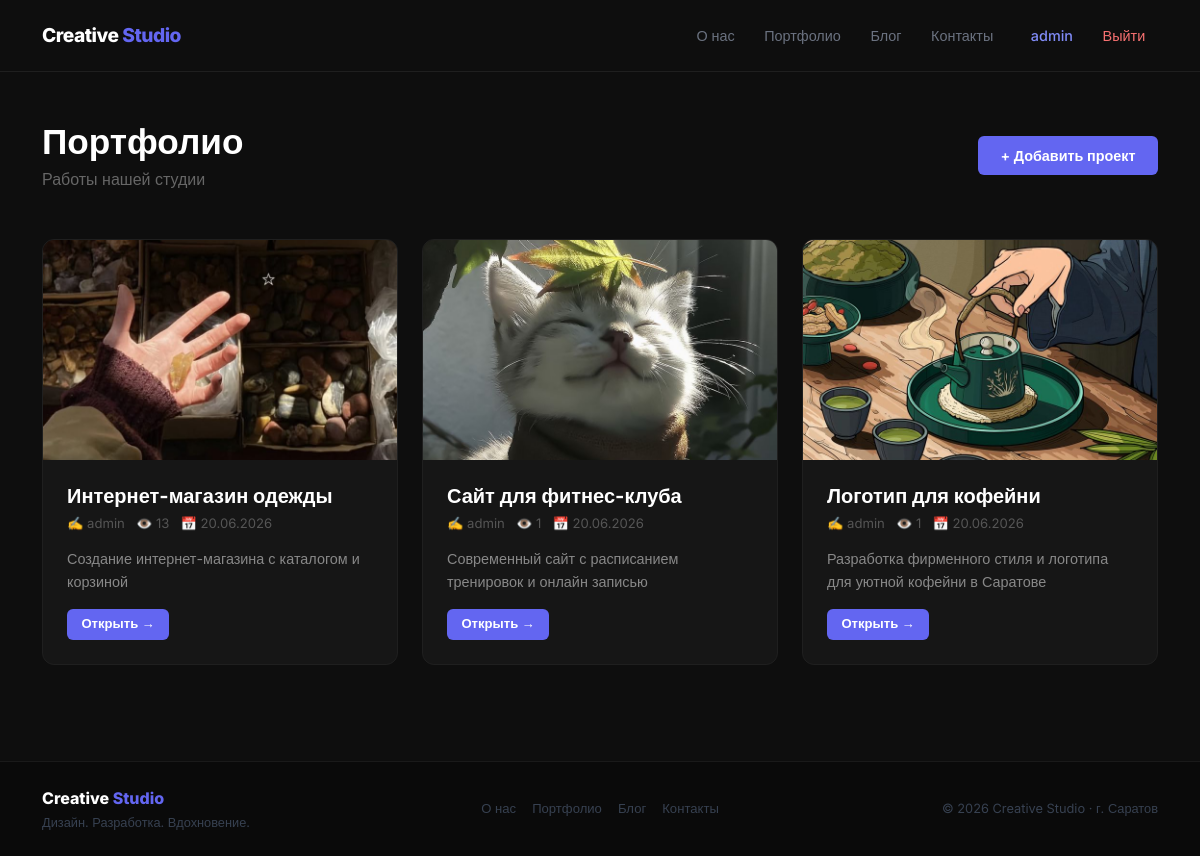
The page /portfolio/ (signed in) on the database its author committed.
### main/models.py (models this page shows, shortened)
class PortfolioProject(models.Model):
    STATUS_CHOICES = [
        ('pending', 'На проверке'),
        ('approved', 'Одобрено'),
        ('rejected', 'Отклонено'),
    ]
    title = models.CharField(max_length=200, verbose_name='Название')
    image = models.ImageField(
        upload_to='portfolio/',
        blank=True,
        null=True,
        verbose_name='Изображение'
    )
    short_description = models.CharField(
        max_length=300,
        verbose_name='Краткое описание'
    )
    full_description = models.TextField(
        blank=True,
        verbose_name='Полное описание'
    )
    created_at = models.DateTimeField(auto_now_add=True)
    author = models.ForeignKey(
        User,
        on_delete=models.CASCADE,
        verbose_name='Автор'
    )
    views = models.PositiveIntegerField(default=0, verbose_name='Просмотры')
    status = models.CharField(
        max_length=20,
        choices=STATUS_CHOICES,
        default='pending',
        verbose_name='Статус'
    )
    class Meta:
        verbose_name = 'Проект'
        verbose_name_plural = 'Проекты'
        ordering = ['-created_at']

### main/views.py (the view)
# urls.py: path('portfolio/', views.portfolio, name='portfolio'),
def portfolio(request):
    projects = PortfolioProject.objects.filter(status='approved')
    return render(request, 'portfolio.html', {'projects': projects})

### templates/portfolio.html (shortened to what this page needs)
{% extends 'base.html' %}
{% block content %}
<div class="container py-5">
    <div class="d-flex justify-content-between align-items-center mb-5 flex-wrap gap-3">
        <div>
            <h1 style="font-size: 2.2rem; font-weight: 800; color: #fff; margin: 0;">
                Портфолио
            </h1>
            <p style="color: #666; margin: 0.3rem 0 0;">Работы нашей студии</p>
        </div>
        {% if user.is_authenticated %}
        <a href="{% url 'add_project' %}" class="btn btn-primary">
            + Добавить проект
        </a>
        {% endif %}
    </div>
    {% if projects %}
    <div class="row g-4">
        {% for project in projects %}
        <div class="col-md-4">
            <div class="card h-100">
                {% if project.image %}
                <img src="{{ project.image.url }}" class="w-100"
                     style="height: 220px; object-fit: cover;">
                {% else %}
                <div style="height: 220px; background: #1a1a1a;
                            display: flex; align-items: center;
                            justify-content: center; font-size: 3rem;">🖼️</div>
                {% endif %}
                <div class="card-body p-4">
                    <h5 style="font-weight: 700; color: #fff; margin-bottom: 0.4rem;">
                        {{ project.title }}
                    </h5>
                    <div style="color: #555; font-size: 0.82rem; margin-bottom: 0.8rem;">
                        ✍️ {{ project.author.username }} &nbsp;
                        👁️ {{ project.views }} &nbsp;
                        📅 {{ project.created_at|date:"d.m.Y" }}
                    </div>
                    <p style="color: #888; font-size: 0.9rem;
                              line-height: 1.6; margin-bottom: 1rem;">
                        {{ project.short_description|truncatechars:100 }}
                    </p>
                    <a href="{% url 'project_detail' project.pk %}"
                       class="btn btn-primary btn-sm">Открыть →</a>
                </div>
            </div>
        </div>
        {% endfor %}
    </div>
    {% endif %}
</div>
{% endblock %}

### templates/base.html (shortened to what this page needs)
<!DOCTYPE html>
<html lang="ru">
<head>
    <link href="https://cdn.jsdelivr.net/npm/bootstrap@5.3.0/dist/css/bootstrap.min.css" rel="stylesheet">
</head>
<body>
<nav class="navbar navbar-expand-lg">
    <div class="container">
        <a class="navbar-brand" href="/">Creative <span>Studio</span></a>
        <div class="collapse navbar-collapse" id="navMenu">
            <ul class="navbar-nav ms-auto align-items-center gap-1">
                <li class="nav-item">
                    <a class="nav-link" href="{% url 'about' %}">О нас</a>
                </li>
                <li class="nav-item">
                    <a class="nav-link" href="{% url 'portfolio' %}">Портфолио</a>
                </li>
                <li class="nav-item">
                    <a class="nav-link" href="{% url 'article_list' %}">Блог</a>
                </li>
                <li class="nav-item">
                    <a class="nav-link" href="{% url 'contacts' %}">Контакты</a>
                </li>
                {% if user.is_authenticated %}
                <li class="nav-item ms-2">
                    <a class="nav-link" href="{% url 'profile' %}"
                       style="color: #818cf8 !important;">
                        {{ user.username }}
                    </a>
                </li>
                <li class="nav-item">
                    <a class="nav-link" href="{% url 'logout' %}"
                       style="color: #f87171 !important;">Выйти</a>
                </li>
                {% endif %}
            </ul>
        </div>
    </div>
</nav>
<main>
    {% block content %}{% endblock %}
</main>
<footer class="py-4 mt-5">
    <div class="container">
        <div class="row align-items-center">
            <div class="col-md-4 mb-2 mb-md-0">
                <span style="font-weight: 800; color: #fff; font-size: 1rem;">
                    Creative <span style="color: #6366f1;">Studio</span>
                </span>
                <p style="color: #374151; font-size: 0.8rem; margin: 0.2rem 0 0;">
                    Дизайн. Разработка. Вдохновение.
                </p>
            </div>
            <div class="col-md-4 text-center mb-2 mb-md-0">
                <div class="d-flex justify-content-center gap-3">
                    <a href="{% url 'about' %}" style="color: #374151; font-size: 0.82rem; text-decoration: none;">О нас</a>
                    <a href="{% url 'portfolio' %}" style="color: #374151; font-size: 0.82rem; text-decoration: none;">Портфолио</a>
                    <a href="{% url 'article_list' %}" style="color: #374151; font-size: 0.82rem; text-decoration: none;">Блог</a>
                    <a href="{% url 'contacts' %}" style="color: #374151; font-size: 0.82rem; text-decoration: none;">Контакты</a>
                </div>
            </div>
            <div class="col-md-4 text-md-end">
                <p style="color: #374151; font-size: 0.8rem; margin: 0;">
                    © 2026 Creative Studio · г. Саратов
                </p>
            </div>
        </div>
    </div>
</footer>
</body>
</html>

### templates/base.html (style rules this page uses)
* { margin: 0; padding: 0; box-sizing: border-box; }
body { background: #0e0e0e; color: #e2e8f0; font-family: 'Inter', sans-serif; overflow-x: hidden; }
.navbar { background: #0e0e0e; border-bottom: 1px solid #1f1f1f; padding: 1rem 0; position: sticky; top: 0; z-index: 999; }
.navbar-brand { font-size: 1.2rem; font-weight: 800; color: #fff !important; letter-spacing: -0.5px; }
.navbar-brand span { color: #6366f1; }
.nav-link { color: #6b7280 !important; font-weight: 500; font-size: 0.9rem; padding: 0.4rem 0.8rem !important; border-radius: 6px; transition: all 0.2s; }
.btn-primary { background: #6366f1; border: none; border-radius: 6px; padding: 0.55rem 1.4rem; font-weight: 600; font-size: 0.9rem; color: #fff; transition: background 0.2s; }
.btn-sm { padding: 0.35rem 0.9rem !important; font-size: 0.82rem !important; }
.card { background: #161616; border: 1px solid #1f1f1f; border-radius: 12px; color: #e2e8f0; transition: border-color 0.2s, transform 0.2s; overflow: hidden; }
footer { background: #0a0a0a; border-top: 1px solid #1a1a1a; }

### rows shown on the page
PortfolioProject: image (picture), title "Интернет-магазин одежды", author.username "admin", views "13", created_at "20.06.2026", short_description "Создание интернет-магазина с каталогом и корзиной"
PortfolioProject: image (picture), title "Сайт для фитнес-клуба", author.username "admin", views "1", created_at "20.06.2026", short_description "Современный сайт с расписанием тренировок и онлайн записью"
PortfolioProject: image (picture), title "Логотип для кофейни", author.username "admin", views "1", created_at "20.06.2026", short_description "Разработка фирменного стиля и логотипа для уютной кофейни в Саратове"

### other values the page prints
{{ user.username }} "admin"
